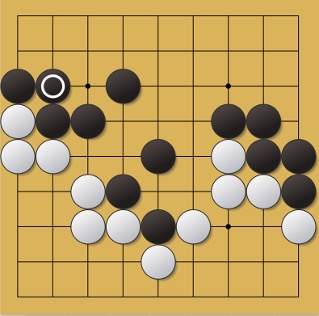
#> input picture data/raw/Pic1.jpg, 319 x 316 px
$ python LineDetect-DS-3.py
#> lines starting #> are read from the running program, lines starting #| are printed output that depends on the picture; after the words box and inside, x2 and y2 are one past the last pixel; in counts of white or black regions, pixels touching at a corner belong together
# 这是Deepseek 给的第3版，他看过 Claude的 5-2 版本
# not working, - Can't parse 'pt1'. Sequence item with index 0 has a wrong type

import cv2
import numpy as np
from sklearn.cluster import KMeans

def preprocess_image(img):
    """增强图像预处理"""
    gray = cv2.cvtColor(img, cv2.COLOR_BGR2GRAY)
    blurred = cv2.GaussianBlur(gray, (3, 3), 0)
    clahe = cv2.createCLAHE(clipLimit=3.0, tileGridSize=(8, 8))
    enhanced = clahe.apply(blurred)
    _, binary = cv2.threshold(enhanced, 0, 255, cv2.THRESH_BINARY + cv2.THRESH_OTSU)
    return binary

def detect_lines(image):
    """使用优化的Hough变换检测线条"""
    edges = cv2.Canny(image, 30, 100)
    kernel = np.ones((3, 3), np.uint8)
    edges = cv2.dilate(edges, kernel, iterations=1)

    lines = cv2.HoughLinesP(
        edges,
        rho=1,
        theta=np.pi/180,
        threshold=30,
        minLineLength=50,
        maxLineGap=20
    )
    return lines

def classify_and_filter_lines(lines, img_shape):
    """分类并过滤线条"""
    if lines is None:
        return [], []

    horizontals = []
    verticals = []

    for line in lines:
        x1, y1, x2, y2 = line[0]
        angle = np.degrees(np.arctan2(y2 - y1, x2 - x1)) % 180

        if (angle < 15) or (angle > 165):  # 放宽水平线角度阈值
            y_avg = (y1 + y2) / 2
            if 0.05 * img_shape[0] < y_avg < 0.95 * img_shape[0]:  # 放宽边缘限制
                if abs(x2 - x1) > 0.3 * img_shape[1]:  # 降低长度要求
                    horizontals.append((x1, y1, x2, y2))
        elif (75 < angle < 105):  # 放宽垂直线角度阈值
            x_avg = (x1 + x2) / 2
            if 0.05 * img_shape[1] < x_avg < 0.95 * img_shape[1]:
                if abs(y2 - y1) > 0.3 * img_shape[0]:
                    verticals.append((x1, y1, x2, y2))

    return horizontals, verticals

def cluster_lines(lines, n_clusters, axis='y'):
    """使用K-means聚类线条"""
    if not lines or n_clusters <= 0:
        return []

    if len(lines) < n_clusters:
        print(f"警告: 检测到的{axis}方向线条数量({len(lines)})少于要求的聚类数({n_clusters})")
        return lines

    coords = []
    for x1, y1, x2, y2 in lines:
        if axis == 'y':
            coords.append([(y1 + y2) / 2])
        else:
            coords.append([(x1 + x2) / 2])

    kmeans = KMeans(n_clusters=min(n_clusters, len(lines)), n_init=10, random_state=42)
    labels = kmeans.fit_predict(coords)

    clustered_lines = []
    for i in range(min(n_clusters, len(lines))):
        cluster_points = [lines[j] for j in range(len(lines)) if labels[j] == i]
        if cluster_points:
            xs = []
            ys = []
            for x1, y1, x2, y2 in cluster_points:
                xs.extend([x1, x2])
                ys.extend([y1, y2])

            if axis == 'y':
                y_avg = int(np.mean(ys))
                x_min = min(xs)
                x_max = max(xs)
                clustered_lines.append((x_min, y_avg, x_max, y_avg))
            else:
                x_avg = int(np.mean(xs))
                y_min = min(ys)
                y_max = max(ys)
                clustered_lines.append((x_avg, y_min, x_avg, y_max))

    return clustered_lines

def regularize_grid(h_lines, v_lines, n=9):
    """规整化棋盘网格"""
    if not h_lines or not v_lines:
        return [], []

    h_positions = sorted([(y1 + y2) / 2 for x1, y1, x2, y2 in h_lines])
    v_positions = sorted([(x1 + x2) / 2 for x1, y1, x2, y2 in v_lines])

    # 如果线条不足，均匀补全
    if len(h_positions) < n:
        h_spacing = (h_positions[-1] - h_positions[0]) / (len(h_positions) - 1) if len(h_positions) > 1 else 20
        h_positions = [h_positions[0] + i * h_spacing for i in range(n)]

    if len(v_positions) < n:
        v_spacing = (v_positions[-1] - v_positions[0]) / (len(v_positions) - 1) if len(v_positions) > 1 else 20
        v_positions = [v_positions[0] + i * v_spacing for i in range(n)]

    regular_h = []
    regular_v = []

    x_min = min(v_positions)
    x_max = max(v_positions)
    for y in [int(pos) for pos in h_positions]:
        regular_h.append((x_min, y, x_max, y))

    y_min = min(h_positions)
    y_max = max(h_positions)
    for x in [int(pos) for pos in v_positions]:
        regular_v.append((x, y_min, x, y_max))

    return regular_h, regular_v

def main():
    img = cv2.imread("../data/raw/Pic1.jpg")
#> img is the input picture: shape (316, 319, 3); mean B, G, R 96.4, 159.6, 189.2
    if img is None:
        print("无法读取图像文件")
        return

    cv2.imshow("Original Image", img)
    processed = preprocess_image(img)
#> in preprocess_image, `blurred = cv2.GaussianBlur(gray, (3, 3), 0)`:
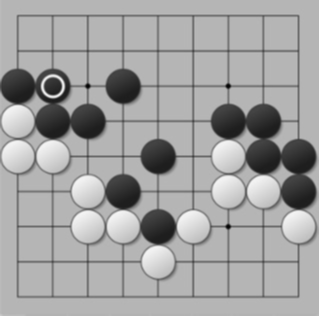
#> blurred: shape (316, 319); min 2, max 244, mean 161.3
#> in preprocess_image, `enhanced = clahe.apply(blurred)`:
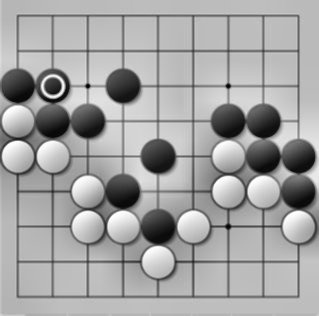
#> enhanced: shape (316, 319); min 2, max 255, mean 162.8
#> in preprocess_image, `_, binary = cv2.threshold(enhanced, 0, 255, cv2.THRESH_BINARY + cv2.TH..`:
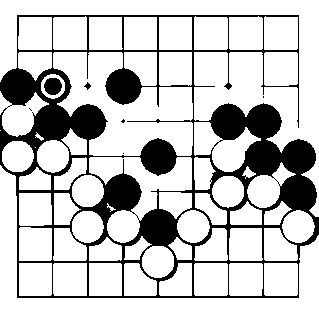
#> binary: shape (316, 319); 77.9% white; 7 black regions (4 under 20 px), largest, box (x1, y1, x2, y2) and area: (0, 15, 319, 298) 21975, (44, 78, 62, 95) 242, (84, 82, 91, 90) 27
    cv2.imshow("Processed Image", processed)

    lines = detect_lines(processed)
#> in detect_lines, `edges = cv2.Canny(image, 30, 100)`:
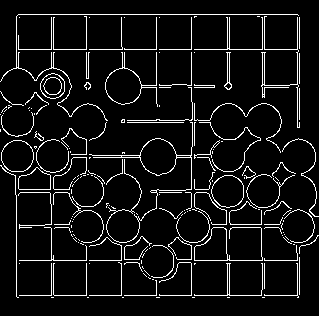
#> edges: shape (316, 319); 7.3% white in thin lines or dots, all inside (x1, y1, x2, y2) = (0, 14, 319, 298)
#> in detect_lines, `edges = cv2.dilate(edges, kernel, iterations=1)`:
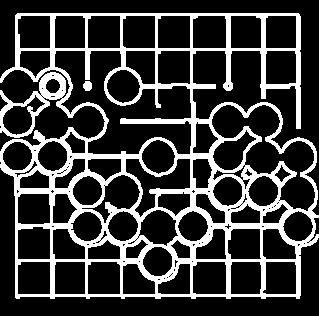
#> edges: shape (316, 319); 23% white; 2 white regions, box (x1, y1, x2, y2) and area: (0, 13, 319, 299) 23155, (83, 81, 92, 91) 74
#> in detect_lines, `lines = cv2.HoughLinesP( edges, rho=1, theta=np.pi/180, threshold=30, ..`: lines = 236 rows, first 6: [15, 294, 300, 294], [15, 261, 142, 261], [15, 49, 300, 49], [172, 260, 300, 260], [15, 50, 299, 50], [15, 15, 299, 15]

    if lines is None:
        print("未检测到任何线条")
        cv2.waitKey(0)
        cv2.destroyAllWindows()
        return

    h_lines, v_lines = classify_and_filter_lines(lines, img.shape)
#> the loop in classify_and_filter_lines, `for line in lines:` made 236 passes
#> (x1, y1, x2, y2, angle, y_avg) on passes 1 to 12: (15, 294, 300, 294, 0, 294), (15, 261, 142, 261, 0, 261), (15, 49, 300, 49, 0, 49), (172, 260, 300, 260, 0, 260), (15, 50, 299, 50, 0, 50), (15, 15, 299, 15, 0, 15), (172, 259, 300, 259, 0, 259), (15, 48, 300, 48, 0, 48), (15, 295, 300, 295, 0, 295), (17, 13, 298, 13, 0, 13), (16, 14, 299, 14, 0, 14), (4, 172, 131, 174, 0.902, 173)
#> (x1, y1, x2, y2, angle, x_avg) on passes 15, 24, 25, 27, 39, 42: (192, 210, 192, 16, 90, 192), (191, 211, 191, 16, 90, 191), (51, 99, 51, 16, 90, 51), (52, 298, 52, 171, 90, 52), (16, 298, 16, 170, 90, 16), (17, 298, 17, 170, 90, 17)
#> after the loop in classify_and_filter_lines, `for line in lines:`: horizontals = 31 items, first 6: (15, 294, 300, 294), (15, 261, 142, 261), (15, 49, 300, 49), (172, 260, 300, 260), (15, 50, 299, 50), (172, 259, 300, 259); verticals = 16 items, first 6: (192, 210, 192, 16), (191, 211, 191, 16), (52, 298, 52, 171), (16, 298, 16, 170), (17, 298, 17, 170), (296, 16, 298, 140)
#> h_lines has the same summary as horizontals in classify_and_filter_lines; v_lines has the same summary as verticals in classify_and_filter_lines

    print(f"检测到水平线: {len(h_lines)}条, 垂直线: {len(v_lines)}条")
#| 检测到水平线: 31条, 垂直线: 16条

    n_lines = 9
    clustered_h = cluster_lines(h_lines, n_lines, 'y')
#> the loop in cluster_lines, `for x1, y1, x2, y2 in lines:` made 31 passes
#> (x1, y1, x2, y2) on passes 1 to 12: (15, 294, 300, 294), (15, 261, 142, 261), (15, 49, 300, 49), (172, 260, 300, 260), (15, 50, 299, 50), (172, 259, 300, 259), (15, 48, 300, 48), (15, 295, 300, 295), (4, 172, 131, 174), (15, 296, 299, 296), (74, 211, 288, 204), (49, 176, 160, 176)
#> after the loop in cluster_lines, `for x1, y1, x2, y2 in lines:`: coords = 31 items, first 6: [294], [261], [49], [260], [50], [259]
#> in cluster_lines, `labels = kmeans.fit_predict(coords)`: labels = 31 values, max 8 at index 13, min 0 at index 10, mean 3.81
#> the loop in cluster_lines, `for i in range(min(n_clusters, len(lines))):` made 9 passes
#> (cluster_points, y_avg, x_min, x_max) on passes 2, 4, 8: ([(15, 49, 300, 49), (15, 50, 299, 50), (15, 48, 300, 48)], 49, 15, 300), ([(193, 140, 311, 142), (193, 131, 313, 145)], 139, 193, 313), ([(105, 121, 211, 121), (103, 117, 211, 124)], 120, 103, 211)
#> (y_avg, x_min, x_max) on passes 1, 3, 5, 6, 7, 9: (204, 49, 311), (259, 15, 300), (295, 15, 300), (173, 4, 308), (243, 51, 226), (211, 51, 316)
#> after the loop in cluster_lines, `for i in range(min(n_clusters, len(lines))):`: clustered_lines = [(49, 204, 311, 204), (15, 49, 300, 49), (15, 259, 300, 259), (193, 139, 313, 139), (15, 295, 300, 295), (4, 173, 308, 173), (51, 243, 226, 243), (103, 120, 211, 120), (51, 211, 316, 211)]
#> clustered_h has the same summary as clustered_lines in cluster_lines
    clustered_v = cluster_lines(v_lines, n_lines, 'x')
#> the loop in cluster_lines (call 2), `for x1, y1, x2, y2 in lines:` made 16 passes
#> (x1, y1, x2, y2) on passes 1 to 12: (192, 210, 192, 16), (191, 211, 191, 16), (52, 298, 52, 171), (16, 298, 16, 170), (17, 298, 17, 170), (296, 16, 298, 140), (300, 140, 300, 16), (50, 298, 50, 170), (299, 140, 299, 16), (157, 139, 157, 16), (156, 139, 156, 16), (133, 158, 143, 275)
#> the loop in cluster_lines (call 2), `for i in range(min(n_clusters, len(lines))):` made 9 passes
#> (cluster_points, x_avg, y_min, y_max) on passes 1, 3, 4, 5, 6, 7, 8, 9: ([(296, 16, 298, 140), (297, 126, 298, 28)], 297, 16, 140), ([(52, 298, 52, 171), (50, 298, 50, 170)], 51, 170, 298), ([(194, 211, 194, 83)], 194, 83, 211), ([(16, 298, 16, 170), (17, 298, 17, 170)], 16, 170, 298), ([(133, 158, 143, 275)], 138, 158, 275), ([(207, 243, 215, 107)], 211, 107, 243), ([(300, 140, 300, 16), (299, 140, 299, 16)], 299, 16, 140), ([(192, 210, 192, 16), (191, 211, 191, 16)], 191, 16, 211)
#> (x_avg, y_min, y_max) on pass 2: (156, 16, 139)
#> clustered_v = [(297, 16, 297, 140), (156, 16, 156, 139), (51, 170, 51, 298), (194, 83, 194, 211), (16, 170, 16, 298), (138, 158, 138, 275), (211, 107, 211, 243), (299, 16, 299, 140), (191, 16, 191, 211)]

    regular_h, regular_v = regularize_grid(clustered_h, clustered_v, n_lines)
#> in regularize_grid, `h_positions = sorted([(y1 + y2) / 2 for x1, y1, x2, y2 in h_lines])`: h_positions = [49, 120, 139, 173, 204, 211, 243, 259, 295]
#> in regularize_grid, `v_positions = sorted([(x1 + x2) / 2 for x1, y1, x2, y2 in v_lines])`: v_positions = [16, 51, 138, 156, 191, 194, 211, 297, 299]
#> in regularize_grid, `x_min = min(v_positions)`: x_min = 16
#> in regularize_grid, `x_max = max(v_positions)`: x_max = 299
#> the loop in regularize_grid, `for y in [int(pos) for pos in h_positions]:` made 9 passes
#> y on passes 1 to 9: 49, 120, 139, 173, 204, 211, 243, 259, 295
#> after the loop in regularize_grid, `for y in [int(pos) for pos in h_positions]:`: regular_h = [(16, 49, 299, 49), (16, 120, 299, 120), (16, 139, 299, 139), (16, 173, 299, 173), (16, 204, 299, 204), (16, 211, 299, 211), (16, 243, 299, 243), (16, 259, 299, 259), (16, 295, 299, 295)]
#> in regularize_grid, `y_min = min(h_positions)`: y_min = 49
#> in regularize_grid, `y_max = max(h_positions)`: y_max = 295
#> the loop in regularize_grid, `for x in [int(pos) for pos in v_positions]:` made 9 passes
#> x on passes 1 to 9: 16, 51, 138, 156, 191, 194, 211, 297, 299
#> after the loop in regularize_grid, `for x in [int(pos) for pos in v_positions]:`: regular_v = [(16, 49, 16, 295), (51, 49, 51, 295), (138, 49, 138, 295), (156, 49, 156, 295), (191, 49, 191, 295), (194, 49, 194, 295), (211, 49, 211, 295), (297, 49, 297, 295), (299, 49, 299, 295)]

    result = img.copy()
    for line in h_lines + v_lines:
        x1, y1, x2, y2 = line
        cv2.line(result, (x1, y1), (x2, y2), (0, 255, 0), 1)
#> this loop made 47 passes
#> (line, y1, x2, y2) on passes 1 to 3: ((15, 294, 300, 294), 294, 300, 294), ((15, 261, 142, 261), 261, 142, 261), ((15, 49, 300, 49), 49, 300, 49)
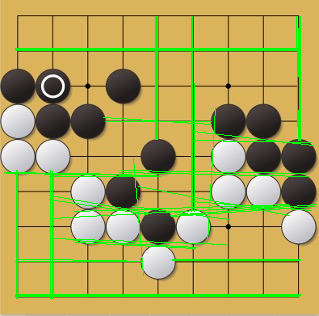
#> result: shape (316, 319, 3); 6.97% of pixels changed, all inside (x1, y1, x2, y2) = (4, 16, 317, 299)

    for line in regular_h + regular_v:
        x1, y1, x2, y2 = line
        cv2.line(result, (x1, y1), (x2, y2), (0, 0, 255), 2)
#> this loop made 18 passes
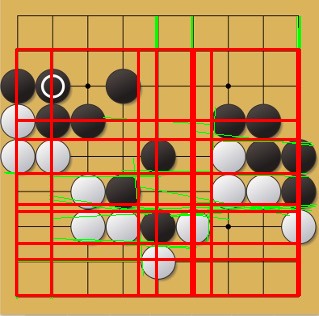
#> result: shape (316, 319, 3); 13.38% of pixels changed, all inside (x1, y1, x2, y2) = (15, 48, 301, 297)

    cv2.imshow("Detection Result", result)
    cv2.waitKey(0)
    cv2.destroyAllWindows()

if __name__ == "__main__":
    main()
